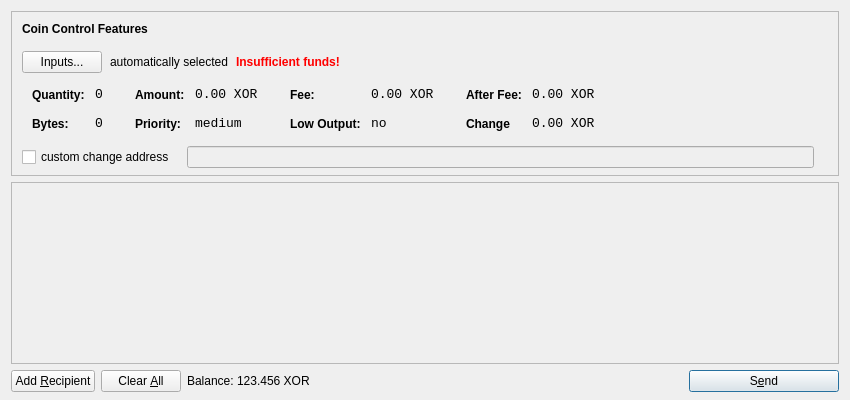
<?xml version="1.0" encoding="UTF-8"?>
<ui version="4.0">
 <class>SendCoinsDialog</class>
 <widget class="QDialog" name="SendCoinsDialog">
  <property name="geometry">
   <rect>
    <x>0</x>
    <y>0</y>
    <width>850</width>
    <height>400</height>
   </rect>
  </property>
  <property name="windowTitle">
   <string>Send Coins</string>
  </property>
  <layout class="QVBoxLayout" name="verticalLayout" stretch="0,1,0">
   <property name="bottomMargin">
    <number>8</number>
   </property>
   <item>
    <widget class="QFrame" name="frameCoinControl">
     <property name="sizePolicy">
      <sizepolicy hsizetype="Expanding" vsizetype="Expanding">
       <horstretch>0</horstretch>
       <verstretch>0</verstretch>
      </sizepolicy>
     </property>
     <property name="maximumSize">
      <size>
       <width>16777215</width>
       <height>16777215</height>
      </size>
     </property>
     <property name="frameShape">
      <enum>QFrame::StyledPanel</enum>
     </property>
     <property name="frameShadow">
      <enum>QFrame::Sunken</enum>
     </property>
     <layout class="QVBoxLayout" name="verticalLayoutCoinControl2">
      <property name="spacing">
       <number>-1</number>
      </property>
      <property name="leftMargin">
       <number>0</number>
      </property>
      <property name="topMargin">
       <number>0</number>
      </property>
      <property name="rightMargin">
       <number>0</number>
      </property>
      <property name="bottomMargin">
       <number>6</number>
      </property>
      <item>
       <layout class="QVBoxLayout" name="verticalLayoutCoinControl" stretch="0,0,0,0,1">
        <property name="spacing">
         <number>0</number>
        </property>
        <property name="leftMargin">
         <number>10</number>
        </property>
        <property name="topMargin">
         <number>10</number>
        </property>
        <item>
         <layout class="QHBoxLayout" name="horizontalLayoutCoinControl1">
          <property name="bottomMargin">
           <number>15</number>
          </property>
          <item>
           <widget class="QLabel" name="labelCoinControlFeatures">
            <property name="sizePolicy">
             <sizepolicy hsizetype="Preferred" vsizetype="Maximum">
              <horstretch>0</horstretch>
              <verstretch>0</verstretch>
             </sizepolicy>
            </property>
            <property name="font">
             <font>
              <weight>75</weight>
              <bold>true</bold>
             </font>
            </property>
            <property name="styleSheet">
             <string notr="true">font-weight:bold;</string>
            </property>
            <property name="text">
             <string>Coin Control Features</string>
            </property>
           </widget>
          </item>
         </layout>
        </item>
        <item>
         <layout class="QHBoxLayout" name="horizontalLayoutCoinControl2" stretch="0,0,0,0">
          <property name="spacing">
           <number>8</number>
          </property>
          <property name="bottomMargin">
           <number>10</number>
          </property>
          <item>
           <widget class="QPushButton" name="pushButtonCoinControl">
            <property name="styleSheet">
             <string notr="true"/>
            </property>
            <property name="text">
             <string>Inputs...</string>
            </property>
           </widget>
          </item>
          <item>
           <widget class="QLabel" name="labelCoinControlAutomaticallySelected">
            <property name="text">
             <string>automatically selected</string>
            </property>
            <property name="margin">
             <number>5</number>
            </property>
           </widget>
          </item>
          <item>
           <widget class="QLabel" name="labelCoinControlInsuffFunds">
            <property name="font">
             <font>
              <weight>75</weight>
              <bold>true</bold>
             </font>
            </property>
            <property name="styleSheet">
             <string notr="true">color:red;font-weight:bold;</string>
            </property>
            <property name="text">
             <string>Insufficient funds!</string>
            </property>
            <property name="margin">
             <number>5</number>
            </property>
           </widget>
          </item>
          <item>
           <spacer name="horizontalSpacerCoinControl">
            <property name="orientation">
             <enum>Qt::Horizontal</enum>
            </property>
            <property name="sizeHint" stdset="0">
             <size>
              <width>40</width>
              <height>1</height>
             </size>
            </property>
           </spacer>
          </item>
         </layout>
        </item>
        <item>
         <widget class="QWidget" name="widgetCoinControl" native="true">
          <property name="sizePolicy">
           <sizepolicy hsizetype="Preferred" vsizetype="Preferred">
            <horstretch>0</horstretch>
            <verstretch>0</verstretch>
           </sizepolicy>
          </property>
          <property name="minimumSize">
           <size>
            <width>0</width>
            <height>0</height>
           </size>
          </property>
          <property name="styleSheet">
           <string notr="true"/>
          </property>
          <layout class="QHBoxLayout" name="horizontalLayoutCoinControl5">
           <property name="margin">
            <number>0</number>
           </property>
           <item>
            <layout class="QHBoxLayout" name="horizontalLayoutCoinControl3" stretch="0,0,0,1">
             <property name="spacing">
              <number>20</number>
             </property>
             <property name="topMargin">
              <number>0</number>
             </property>
             <property name="bottomMargin">
              <number>10</number>
             </property>
             <item>
              <layout class="QFormLayout" name="formLayoutCoinControl1">
               <property name="horizontalSpacing">
                <number>10</number>
               </property>
               <property name="verticalSpacing">
                <number>14</number>
               </property>
               <property name="leftMargin">
                <number>10</number>
               </property>
               <property name="topMargin">
                <number>4</number>
               </property>
               <property name="rightMargin">
                <number>6</number>
               </property>
               <item row="0" column="0">
                <widget class="QLabel" name="labelCoinControlQuantityText">
                 <property name="styleSheet">
                  <string notr="true">font-weight:bold;</string>
                 </property>
                 <property name="text">
                  <string>Quantity:</string>
                 </property>
                 <property name="margin">
                  <number>0</number>
                 </property>
                </widget>
               </item>
               <item row="0" column="1">
                <widget class="QLabel" name="labelCoinControlQuantity">
                 <property name="font">
                  <font>
                   <family>Monospace</family>
                   <pointsize>10</pointsize>
                  </font>
                 </property>
                 <property name="cursor">
                  <cursorShape>IBeamCursor</cursorShape>
                 </property>
                 <property name="contextMenuPolicy">
                  <enum>Qt::ActionsContextMenu</enum>
                 </property>
                 <property name="text">
                  <string>0</string>
                 </property>
                 <property name="margin">
                  <number>0</number>
                 </property>
                 <property name="textInteractionFlags">
                  <set>Qt::LinksAccessibleByMouse|Qt::TextSelectableByKeyboard|Qt::TextSelectableByMouse</set>
                 </property>
                </widget>
               </item>
               <item row="1" column="0">
                <widget class="QLabel" name="labelCoinControlBytesText">
                 <property name="styleSheet">
                  <string notr="true">font-weight:bold;</string>
                 </property>
                 <property name="text">
                  <string>Bytes:</string>
                 </property>
                </widget>
               </item>
               <item row="1" column="1">
                <widget class="QLabel" name="labelCoinControlBytes">
                 <property name="font">
                  <font>
                   <family>Monospace</family>
                   <pointsize>10</pointsize>
                  </font>
                 </property>
                 <property name="cursor">
                  <cursorShape>IBeamCursor</cursorShape>
                 </property>
                 <property name="contextMenuPolicy">
                  <enum>Qt::ActionsContextMenu</enum>
                 </property>
                 <property name="text">
                  <string>0</string>
                 </property>
                 <property name="textInteractionFlags">
                  <set>Qt::LinksAccessibleByMouse|Qt::TextSelectableByKeyboard|Qt::TextSelectableByMouse</set>
                 </property>
                </widget>
               </item>
              </layout>
             </item>
             <item>
              <layout class="QFormLayout" name="formLayoutCoinControl2">
               <property name="horizontalSpacing">
                <number>10</number>
               </property>
               <property name="verticalSpacing">
                <number>14</number>
               </property>
               <property name="leftMargin">
                <number>6</number>
               </property>
               <property name="topMargin">
                <number>4</number>
               </property>
               <property name="rightMargin">
                <number>6</number>
               </property>
               <item row="0" column="0">
                <widget class="QLabel" name="labelCoinControlAmountText">
                 <property name="styleSheet">
                  <string notr="true">font-weight:bold;</string>
                 </property>
                 <property name="text">
                  <string>Amount:</string>
                 </property>
                 <property name="margin">
                  <number>0</number>
                 </property>
                </widget>
               </item>
               <item row="0" column="1">
                <widget class="QLabel" name="labelCoinControlAmount">
                 <property name="font">
                  <font>
                   <family>Monospace</family>
                   <pointsize>10</pointsize>
                  </font>
                 </property>
                 <property name="cursor">
                  <cursorShape>IBeamCursor</cursorShape>
                 </property>
                 <property name="contextMenuPolicy">
                  <enum>Qt::ActionsContextMenu</enum>
                 </property>
                 <property name="text">
                  <string>0.00 XOR</string>
                 </property>
                 <property name="textInteractionFlags">
                  <set>Qt::LinksAccessibleByMouse|Qt::TextSelectableByKeyboard|Qt::TextSelectableByMouse</set>
                 </property>
                </widget>
               </item>
               <item row="1" column="0">
                <widget class="QLabel" name="labelCoinControlPriorityText">
                 <property name="styleSheet">
                  <string notr="true">font-weight:bold;</string>
                 </property>
                 <property name="text">
                  <string>Priority:</string>
                 </property>
                </widget>
               </item>
               <item row="1" column="1">
                <widget class="QLabel" name="labelCoinControlPriority">
                 <property name="font">
                  <font>
                   <family>Monospace</family>
                   <pointsize>10</pointsize>
                  </font>
                 </property>
                 <property name="cursor">
                  <cursorShape>IBeamCursor</cursorShape>
                 </property>
                 <property name="contextMenuPolicy">
                  <enum>Qt::ActionsContextMenu</enum>
                 </property>
                 <property name="text">
                  <string>medium</string>
                 </property>
                 <property name="textInteractionFlags">
                  <set>Qt::LinksAccessibleByMouse|Qt::TextSelectableByKeyboard|Qt::TextSelectableByMouse</set>
                 </property>
                </widget>
               </item>
              </layout>
             </item>
             <item>
              <layout class="QFormLayout" name="formLayoutCoinControl3">
               <property name="horizontalSpacing">
                <number>10</number>
               </property>
               <property name="verticalSpacing">
                <number>14</number>
               </property>
               <property name="leftMargin">
                <number>6</number>
               </property>
               <property name="topMargin">
                <number>4</number>
               </property>
               <property name="rightMargin">
                <number>6</number>
               </property>
               <item row="0" column="0">
                <widget class="QLabel" name="labelCoinControlFeeText">
                 <property name="styleSheet">
                  <string notr="true">font-weight:bold;</string>
                 </property>
                 <property name="text">
                  <string>Fee:</string>
                 </property>
                 <property name="margin">
                  <number>0</number>
                 </property>
                </widget>
               </item>
               <item row="0" column="1">
                <widget class="QLabel" name="labelCoinControlFee">
                 <property name="font">
                  <font>
                   <family>Monospace</family>
                   <pointsize>10</pointsize>
                  </font>
                 </property>
                 <property name="cursor">
                  <cursorShape>IBeamCursor</cursorShape>
                 </property>
                 <property name="contextMenuPolicy">
                  <enum>Qt::ActionsContextMenu</enum>
                 </property>
                 <property name="text">
                  <string>0.00 XOR</string>
                 </property>
                 <property name="textInteractionFlags">
                  <set>Qt::LinksAccessibleByMouse|Qt::TextSelectableByKeyboard|Qt::TextSelectableByMouse</set>
                 </property>
                </widget>
               </item>
               <item row="1" column="0">
                <widget class="QLabel" name="labelCoinControlLowOutputText">
                 <property name="styleSheet">
                  <string notr="true">font-weight:bold;</string>
                 </property>
                 <property name="text">
                  <string>Low Output:</string>
                 </property>
                </widget>
               </item>
               <item row="1" column="1">
                <widget class="QLabel" name="labelCoinControlLowOutput">
                 <property name="font">
                  <font>
                   <family>Monospace</family>
                   <pointsize>10</pointsize>
                  </font>
                 </property>
                 <property name="cursor">
                  <cursorShape>IBeamCursor</cursorShape>
                 </property>
                 <property name="contextMenuPolicy">
                  <enum>Qt::ActionsContextMenu</enum>
                 </property>
                 <property name="text">
                  <string>no</string>
                 </property>
                 <property name="textInteractionFlags">
                  <set>Qt::LinksAccessibleByMouse|Qt::TextSelectableByKeyboard|Qt::TextSelectableByMouse</set>
                 </property>
                </widget>
               </item>
              </layout>
             </item>
             <item>
              <layout class="QFormLayout" name="formLayoutCoinControl4">
               <property name="horizontalSpacing">
                <number>10</number>
               </property>
               <property name="verticalSpacing">
                <number>14</number>
               </property>
               <property name="leftMargin">
                <number>6</number>
               </property>
               <property name="topMargin">
                <number>4</number>
               </property>
               <property name="rightMargin">
                <number>6</number>
               </property>
               <item row="0" column="0">
                <widget class="QLabel" name="labelCoinControlAfterFeeText">
                 <property name="styleSheet">
                  <string notr="true">font-weight:bold;</string>
                 </property>
                 <property name="text">
                  <string>After Fee:</string>
                 </property>
                 <property name="margin">
                  <number>0</number>
                 </property>
                </widget>
               </item>
               <item row="0" column="1">
                <widget class="QLabel" name="labelCoinControlAfterFee">
                 <property name="font">
                  <font>
                   <family>Monospace</family>
                   <pointsize>10</pointsize>
                  </font>
                 </property>
                 <property name="cursor">
                  <cursorShape>IBeamCursor</cursorShape>
                 </property>
                 <property name="contextMenuPolicy">
                  <enum>Qt::ActionsContextMenu</enum>
                 </property>
                 <property name="text">
                  <string>0.00 XOR</string>
                 </property>
                 <property name="textInteractionFlags">
                  <set>Qt::LinksAccessibleByMouse|Qt::TextSelectableByKeyboard|Qt::TextSelectableByMouse</set>
                 </property>
                </widget>
               </item>
               <item row="1" column="0">
                <widget class="QLabel" name="labelCoinControlChangeText">
                 <property name="styleSheet">
                  <string notr="true">font-weight:bold;</string>
                 </property>
                 <property name="text">
                  <string>Change</string>
                 </property>
                </widget>
               </item>
               <item row="1" column="1">
                <widget class="QLabel" name="labelCoinControlChange">
                 <property name="font">
                  <font>
                   <family>Monospace</family>
                   <pointsize>10</pointsize>
                  </font>
                 </property>
                 <property name="cursor">
                  <cursorShape>IBeamCursor</cursorShape>
                 </property>
                 <property name="contextMenuPolicy">
                  <enum>Qt::ActionsContextMenu</enum>
                 </property>
                 <property name="text">
                  <string>0.00 XOR</string>
                 </property>
                 <property name="textInteractionFlags">
                  <set>Qt::LinksAccessibleByMouse|Qt::TextSelectableByKeyboard|Qt::TextSelectableByMouse</set>
                 </property>
                </widget>
               </item>
              </layout>
             </item>
            </layout>
           </item>
          </layout>
         </widget>
        </item>
        <item>
         <layout class="QHBoxLayout" name="horizontalLayoutCoinControl4" stretch="0,0,0">
          <property name="spacing">
           <number>12</number>
          </property>
          <property name="sizeConstraint">
           <enum>QLayout::SetDefaultConstraint</enum>
          </property>
          <property name="topMargin">
           <number>5</number>
          </property>
          <property name="rightMargin">
           <number>5</number>
          </property>
          <item>
           <widget class="QCheckBox" name="checkBoxCoinControlChange">
            <property name="text">
             <string>custom change address</string>
            </property>
           </widget>
          </item>
          <item>
           <widget class="QLineEdit" name="lineEditCoinControlChange">
            <property name="enabled">
             <bool>false</bool>
            </property>
            <property name="sizePolicy">
             <sizepolicy hsizetype="Expanding" vsizetype="Fixed">
              <horstretch>0</horstretch>
              <verstretch>0</verstretch>
             </sizepolicy>
            </property>
           </widget>
          </item>
          <item>
           <widget class="QLabel" name="labelCoinControlChangeLabel">
            <property name="sizePolicy">
             <sizepolicy hsizetype="Preferred" vsizetype="Expanding">
              <horstretch>0</horstretch>
              <verstretch>0</verstretch>
             </sizepolicy>
            </property>
            <property name="minimumSize">
             <size>
              <width>0</width>
              <height>0</height>
             </size>
            </property>
            <property name="text">
             <string/>
            </property>
            <property name="margin">
             <number>3</number>
            </property>
           </widget>
          </item>
         </layout>
        </item>
        <item>
         <spacer name="verticalSpacerCoinControl">
          <property name="orientation">
           <enum>Qt::Vertical</enum>
          </property>
          <property name="sizeHint" stdset="0">
           <size>
            <width>800</width>
            <height>1</height>
           </size>
          </property>
         </spacer>
        </item>
       </layout>
      </item>
     </layout>
    </widget>
   </item>
   <item>
    <widget class="QScrollArea" name="scrollArea">
     <property name="widgetResizable">
      <bool>true</bool>
     </property>
     <widget class="QWidget" name="scrollAreaWidgetContents">
      <property name="geometry">
       <rect>
        <x>0</x>
        <y>0</y>
        <width>830</width>
        <height>165</height>
       </rect>
      </property>
      <layout class="QVBoxLayout" name="verticalLayout_2">
       <property name="margin">
        <number>0</number>
       </property>
       <item>
        <layout class="QVBoxLayout" name="entries">
         <property name="spacing">
          <number>6</number>
         </property>
        </layout>
       </item>
       <item>
        <spacer name="verticalSpacer">
         <property name="orientation">
          <enum>Qt::Vertical</enum>
         </property>
         <property name="sizeHint" stdset="0">
          <size>
           <width>20</width>
           <height>40</height>
          </size>
         </property>
        </spacer>
       </item>
      </layout>
     </widget>
    </widget>
   </item>
   <item>
    <layout class="QHBoxLayout" name="horizontalLayout">
     <item>
      <widget class="QPushButton" name="addButton">
       <property name="toolTip">
        <string>Send to multiple recipients at once</string>
       </property>
       <property name="text">
        <string>Add &amp;Recipient</string>
       </property>
       <property name="icon">
        <iconset resource="../bitcoin.qrc">
         <normaloff>:/icons/add</normaloff>:/icons/add</iconset>
       </property>
       <property name="autoDefault">
        <bool>false</bool>
       </property>
      </widget>
     </item>
     <item>
      <widget class="QPushButton" name="clearButton">
       <property name="sizePolicy">
        <sizepolicy hsizetype="Minimum" vsizetype="Fixed">
         <horstretch>0</horstretch>
         <verstretch>0</verstretch>
        </sizepolicy>
       </property>
       <property name="toolTip">
        <string>Remove all transaction fields</string>
       </property>
       <property name="text">
        <string>Clear &amp;All</string>
       </property>
       <property name="icon">
        <iconset resource="../bitcoin.qrc">
         <normaloff>:/icons/remove</normaloff>:/icons/remove</iconset>
       </property>
       <property name="autoRepeatDelay">
        <number>300</number>
       </property>
       <property name="autoDefault">
        <bool>false</bool>
       </property>
      </widget>
     </item>
     <item>
      <layout class="QHBoxLayout" name="horizontalLayout_2">
       <property name="spacing">
        <number>3</number>
       </property>
       <item>
        <widget class="QLabel" name="label">
         <property name="sizePolicy">
          <sizepolicy hsizetype="Preferred" vsizetype="Fixed">
           <horstretch>0</horstretch>
           <verstretch>0</verstretch>
          </sizepolicy>
         </property>
         <property name="text">
          <string>Balance:</string>
         </property>
        </widget>
       </item>
       <item>
        <widget class="QLabel" name="labelBalance">
         <property name="sizePolicy">
          <sizepolicy hsizetype="Preferred" vsizetype="Fixed">
           <horstretch>0</horstretch>
           <verstretch>0</verstretch>
          </sizepolicy>
         </property>
         <property name="cursor">
          <cursorShape>IBeamCursor</cursorShape>
         </property>
         <property name="text">
          <string>123.456 XOR</string>
         </property>
         <property name="textInteractionFlags">
          <set>Qt::LinksAccessibleByMouse|Qt::TextSelectableByKeyboard|Qt::TextSelectableByMouse</set>
         </property>
        </widget>
       </item>
      </layout>
     </item>
     <item>
      <spacer name="horizontalSpacer">
       <property name="orientation">
        <enum>Qt::Horizontal</enum>
       </property>
       <property name="sizeHint" stdset="0">
        <size>
         <width>40</width>
         <height>20</height>
        </size>
       </property>
      </spacer>
     </item>
     <item>
      <widget class="QPushButton" name="sendButton">
       <property name="minimumSize">
        <size>
         <width>150</width>
         <height>0</height>
        </size>
       </property>
       <property name="toolTip">
        <string>Confirm the send action</string>
       </property>
       <property name="text">
        <string>S&amp;end</string>
       </property>
       <property name="icon">
        <iconset resource="../bitcoin.qrc">
         <normaloff>:/icons/send</normaloff>:/icons/send</iconset>
       </property>
       <property name="default">
        <bool>true</bool>
       </property>
      </widget>
     </item>
    </layout>
   </item>
  </layout>
 </widget>
 <resources>
  <include location="../bitcoin.qrc"/>
 </resources>
 <connections/>
</ui>
